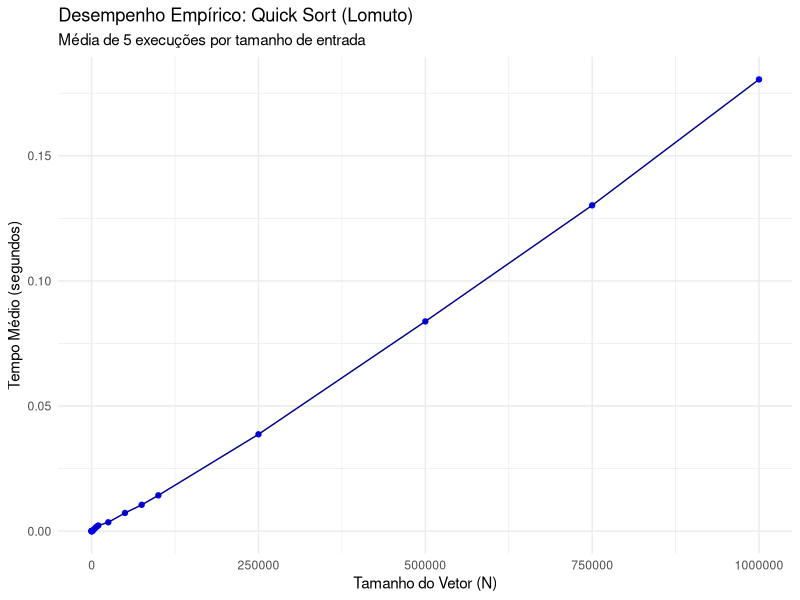
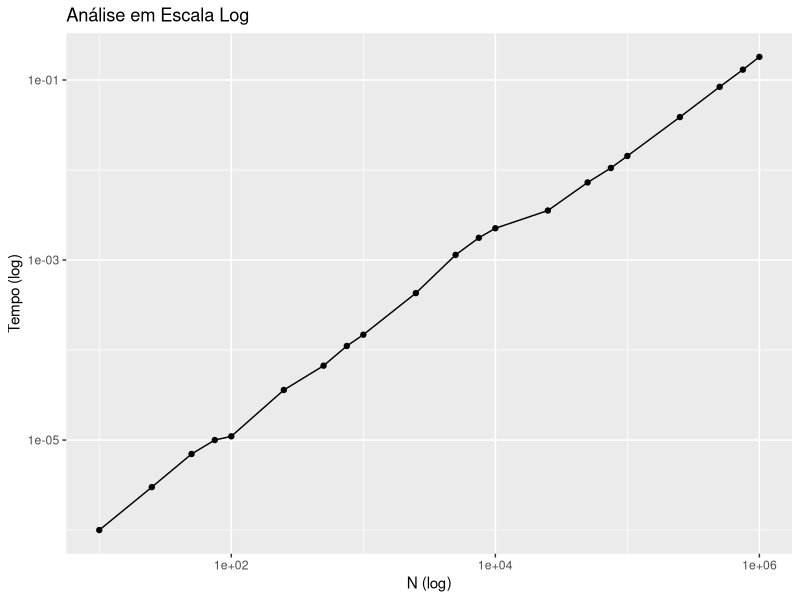
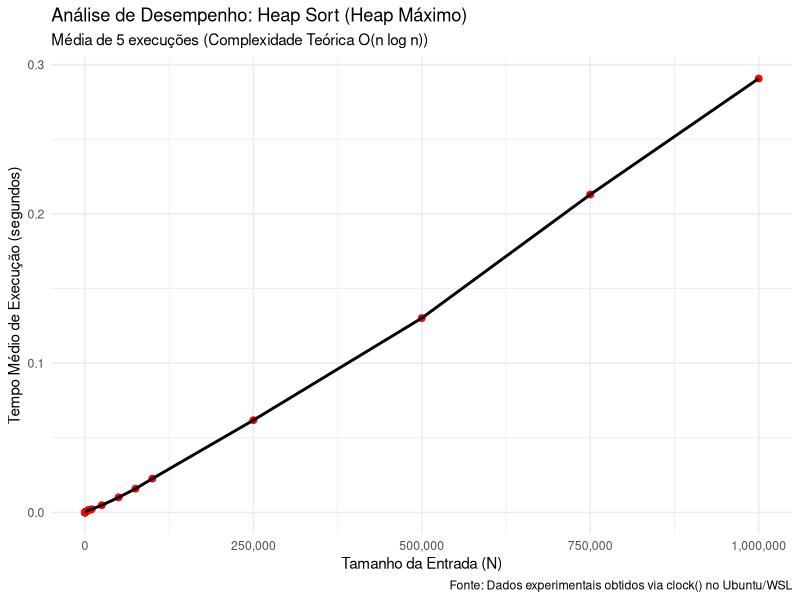
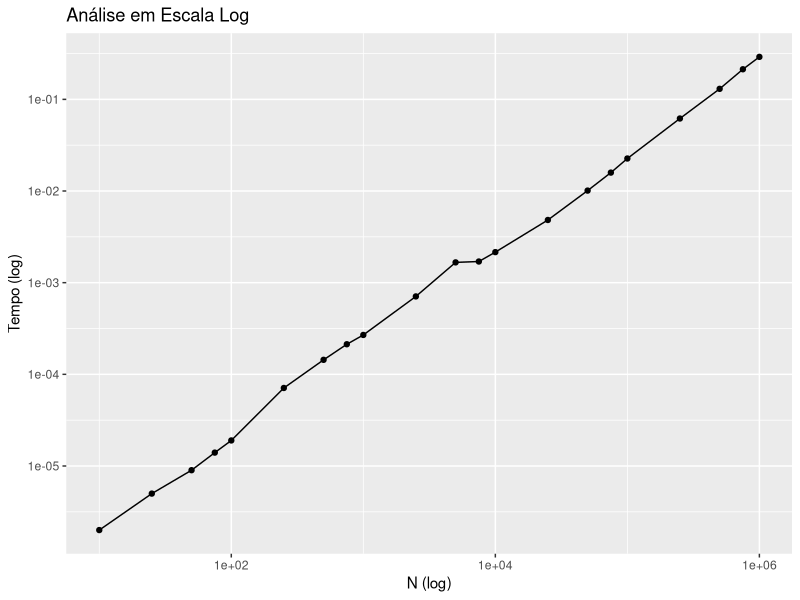
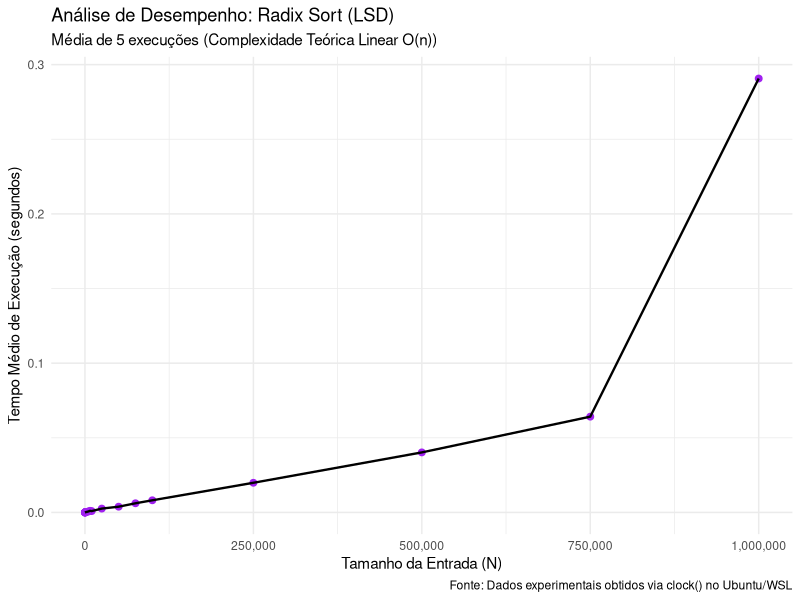
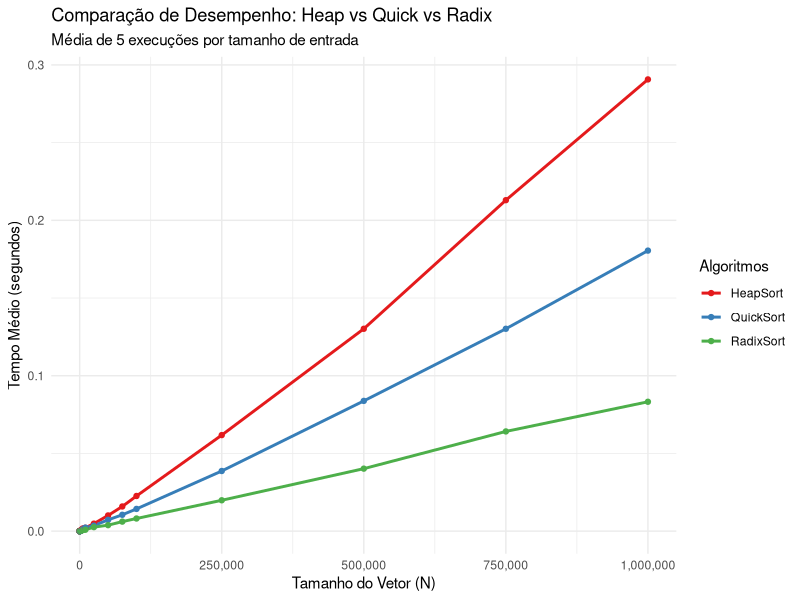

Source code (R) for these figures, in order:
#Código utilizado para fins estatísticos de Análise Assintótica
# dos seguintes algoritmos:
# HeapSort, QuickSort e RadixSort

# Criando o dataframe com seus resultados do QuickSort
dados <- data.frame(
  tamanho = c(10, 25, 50, 75, 100, 250, 500, 750, 1000, 2500, 5000, 7500, 
              10000, 25000, 50000, 75000, 100000, 250000, 500000, 750000, 1000000),
  tempo = c(0.000001, 0.000003, 0.000007, 0.000010, 0.000011, 0.000036, 
            0.000067, 0.000111, 0.000148, 0.000429, 0.001140, 0.001765, 
            0.002252, 0.003547, 0.007272, 0.010528, 0.014312, 0.038709, 
            0.083823, 0.130222, 0.180532)
)

library(ggplot2)

ggplot(dados, aes(x = tamanho, y = tempo)) +
  geom_point(color = "blue") +      # Pontos dos dados reais
  geom_line(color = "darkblue") +   # Linha conectando as médias
  labs(
    title = "Desempenho Empírico: Quick Sort (Lomuto)",
    subtitle = "Média de 5 execuções por tamanho de entrada",
    x = "Tamanho do Vetor (N)",
    y = "Tempo Médio (segundos)"
  ) +
  theme_minimal()

ggplot(dados, aes(x = tamanho, y = tempo)) +
  geom_point() +
  geom_line() +
  scale_x_log10() + # Escala logarítmica no eixo X
  scale_y_log10() + # Escala logarítmica no eixo Y
  labs(title = "Análise em Escala Log", x = "N (log)", y = "Tempo (log)")

# Criando o dataframe com seus resultados da HeapSort
dados_heap <- data.frame(
  tamanho = c(10, 25, 50, 75, 100, 250, 500, 750, 1000, 2500, 5000, 7500, 
              10000, 25000, 50000, 75000, 100000, 250000, 500000, 750000, 1000000),
  tempo = c(0.000002, 0.000005, 0.000009, 0.000014, 0.000019, 0.000071, 
            0.000144, 0.000213, 0.000269, 0.000708, 0.001665, 0.001702, 
            0.002155, 0.004831, 0.010109, 0.015882, 0.022631, 0.061808, 
            0.130227, 0.212983, 0.290692)
)

# Gerar o gráfico técnico para o relatório
ggplot(dados_heap, aes(x = tamanho, y = tempo)) +
  geom_point(color = "red", size = 2) +           # Pontos representando as médias
  geom_line(color = "black", linewidth = 1) +    # Linha de tendência empírica
  labs(
    title = "Análise de Desempenho: Heap Sort (Heap Máximo)",
    subtitle = "Média de 5 execuções (Complexidade Teórica O(n log n))",
    x = "Tamanho da Entrada (N)",
    y = "Tempo Médio de Execução (segundos)",
    caption = "Fonte: Dados experimentais obtidos via clock() no Ubuntu/WSL"
  ) +
  theme_minimal() +
  scale_x_continuous(labels = scales::comma)     

ggplot(dados_heap, aes(x = tamanho, y = tempo)) +
  geom_point() +
  geom_line() +
  scale_x_log10() + # Escala logarítmica no eixo X
  scale_y_log10() + # Escala logarítmica no eixo Y
  labs(title = "Análise em Escala Log", x = "N (log)", y = "Tempo (log)")

#Criando o dataframe com seus resultados da RadixSort
dados_radix <- data.frame(
  tamanho = c(10, 25, 50, 75, 100, 250, 500, 750, 1000, 2500, 5000, 7500, 
              10000, 25000, 50000, 75000, 100000, 250000, 500000, 750000, 1000000),
  tempo = c(0.000003, 0.000005, 0.000008, 0.000011, 0.000016, 0.000033, 
            0.000102, 0.000125, 0.000163, 0.000344, 0.000624, 0.001080, 
            0.000907, 0.002576, 0.003848, 0.006133, 0.008136, 0.019870, 
            0.040222, 0.064168, 0.290692)
)

ggplot(dados_radix, aes(x = tamanho, y = tempo)) +
  geom_point(color = "purple", size = 2) +          
  geom_line(color = "black", linewidth = 0.8) +      
  labs(
    title = "Análise de Desempenho: Radix Sort (LSD)",
    subtitle = "Média de 5 execuções (Complexidade Teórica Linear O(n))",
    x = "Tamanho da Entrada (N)",
    y = "Tempo Médio de Execução (segundos)",
    caption = "Fonte: Dados experimentais obtidos via clock() no Ubuntu/WSL"
  ) +
  theme_minimal() +
  scale_x_continuous(labels = scales::comma)

# Comparando os três algoritmos
if(!require(ggplot2)) install.packages("ggplot2")
if(!require(tidyr)) install.packages("tidyr")
library(ggplot2)
library(tidyr)

tamanhos <- c(10, 25, 50, 75, 100, 250, 500, 750, 1000, 2500, 5000, 7500, 
              10000, 25000, 50000, 75000, 100000, 250000, 500000, 750000, 1000000)

dados_comparativos <- data.frame(
  Tamanho = tamanhos,
  HeapSort = c(0.000002, 0.000005, 0.000009, 0.000014, 0.000019, 0.000071, 
               0.000144, 0.000213, 0.000269, 0.000708, 0.001665, 0.001702, 
               0.002155, 0.004831, 0.010109, 0.015882, 0.022631, 0.061808, 
               0.130227, 0.212983, 0.290692),
  QuickSort = c(0.000001, 0.000003, 0.000007, 0.000010, 0.000011, 0.000036, 
                0.000067, 0.000111, 0.000148, 0.000429, 0.001140, 0.001765, 
                0.002252, 0.003547, 0.007272, 0.010528, 0.014312, 0.038709, 
                0.083823, 0.130222, 0.180532),
  RadixSort =  c(0.000003, 0.000005, 0.000008, 0.000011, 0.000016, 0.000033, 
                 0.000102, 0.000125, 0.000163, 0.000344, 0.000624, 0.001080, 
                 0.000907, 0.002576, 0.003848, 0.006133, 0.008136, 0.019870, 
                 0.040222, 0.064168, 0.083253)
  
)

# Transformar os dados para o formato longo (ideal para o ggplot)
dados_longos <- pivot_longer(dados_comparativos, 
                             cols = c("HeapSort", "QuickSort", "RadixSort"), 
                             names_to = "Algoritmo", 
                             values_to = "Tempo")

ggplot(dados_longos, aes(x = Tamanho, y = Tempo, color = Algoritmo)) +
  geom_line(linewidth = 1) +
  geom_point(size = 1.5) +
  scale_color_manual(values = c("HeapSort" = "#E41A1C", "QuickSort" = "#377EB8", "RadixSort" = "#4DAF4A")) +
  labs(
    title = "Comparação de Desempenho: Heap vs Quick vs Radix",
    subtitle = "Média de 5 execuções por tamanho de entrada",
    x = "Tamanho do Vetor (N)",
    y = "Tempo Médio (segundos)",
    color = "Algoritmos"
  ) +
  theme_minimal() +
  scale_x_continuous(labels = scales::comma)
